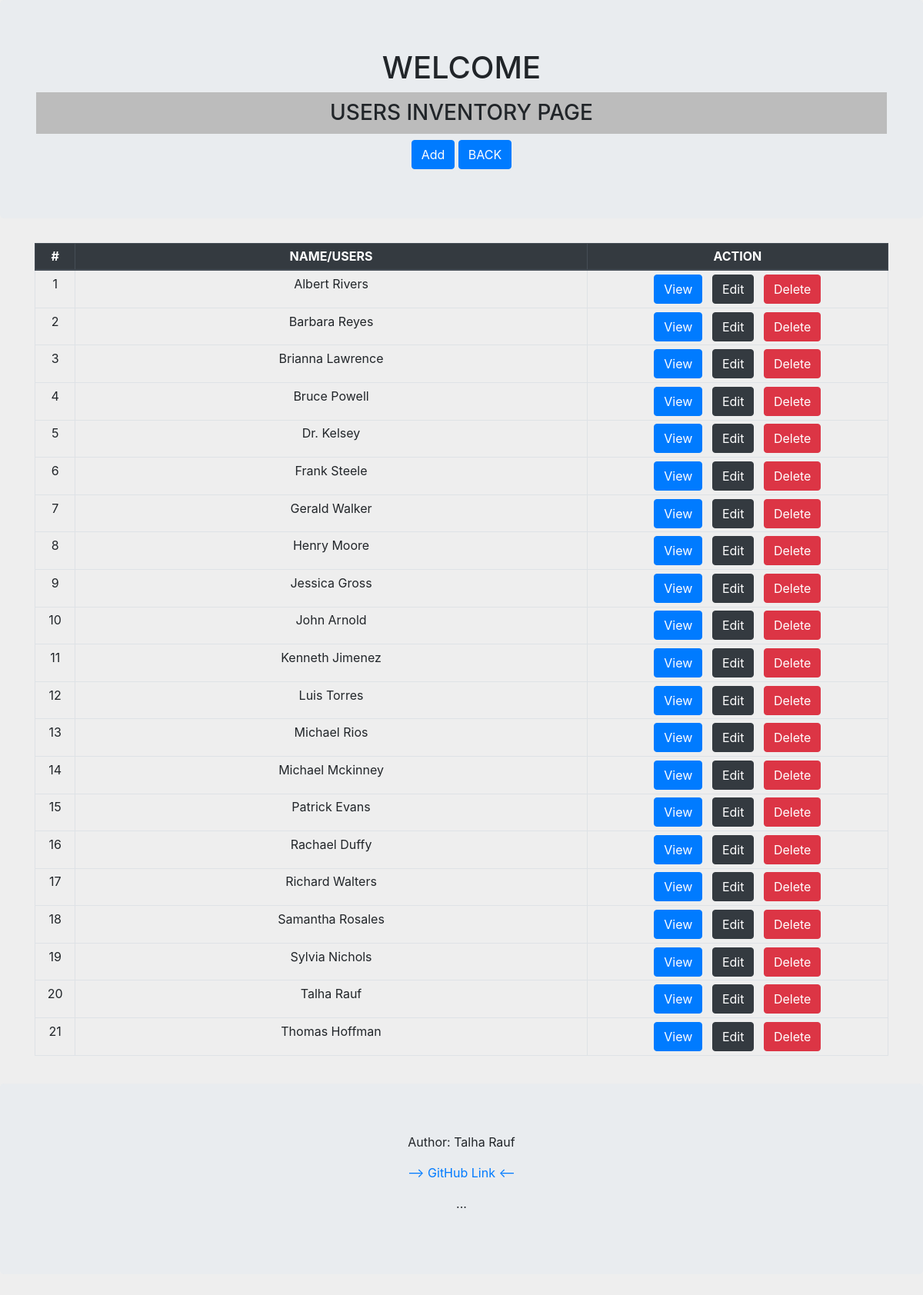
Before: /users/ with the older database file.
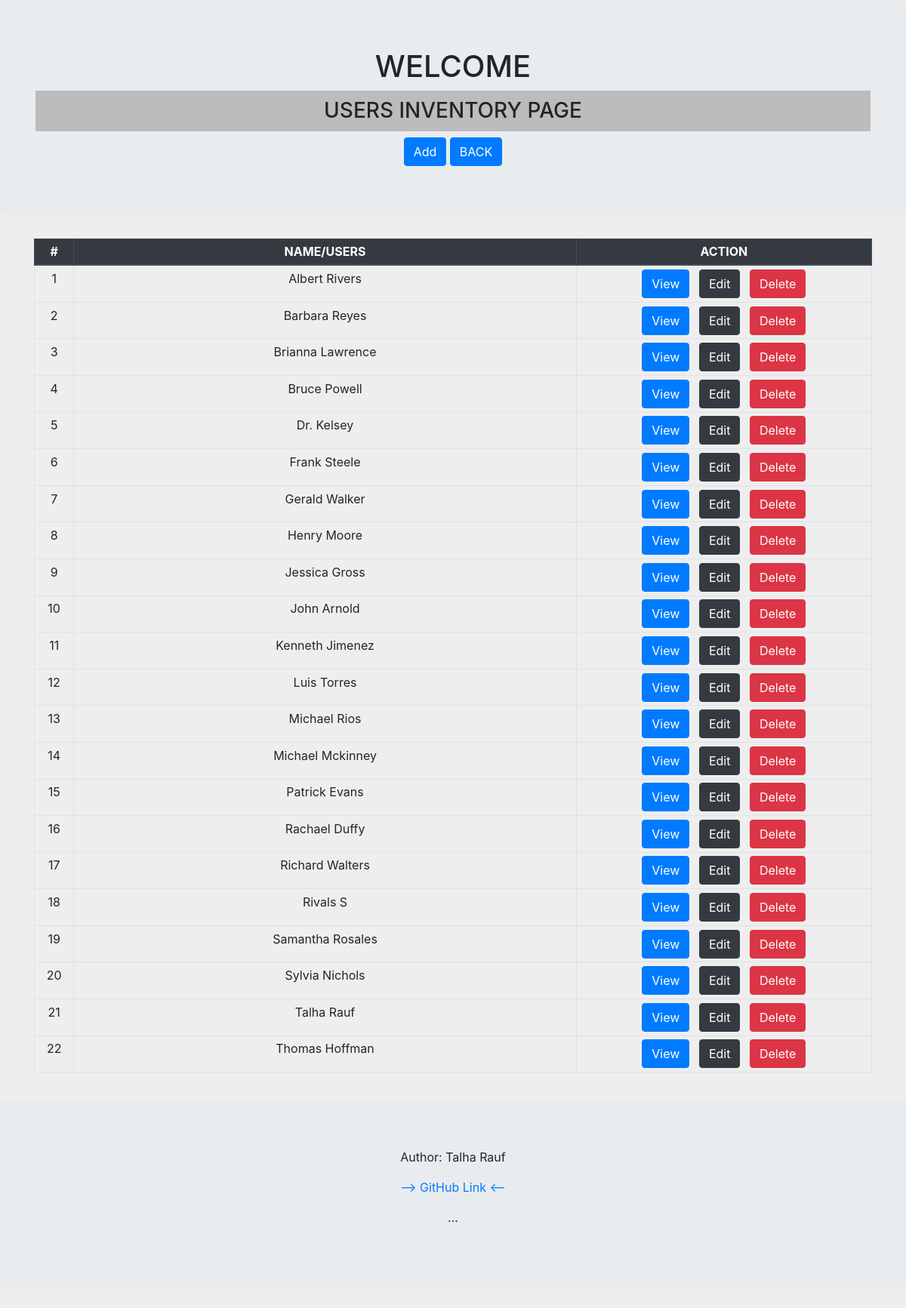
After: the same page with the newer database file.
### myApp/models.py (models this page shows, shortened)
class User(models.Model):
    first_name = models.CharField(max_length=128)
    second_name = models.CharField(max_length=128)
    email = models.EmailField(max_length=264, unique=True)
    company = models.CharField(max_length=264)

### myApp/views.py (the view)
# urls.py: path('users/', views.UsersInventoryView.as_view(), name='users-inventory'),
class UsersInventoryView(TemplateView):
    template_name = "user_inv/users.html"
    def get_context_data(self, **kwargs):
        context = super().get_context_data(**kwargs)
        context['user_dict'] = User.objects.all().order_by('first_name')
        return context

### templates/user_inv/users.html (shortened to what this page needs)
<!DOCTYPE html>
{% load static %}
<html lang="en">
<head>
  <link href="https://cdn.jsdelivr.net/npm/bootstrap@5.2.3/dist/css/bootstrap.min.css" rel="stylesheet"><meta charset="utf-8">
  <link rel="stylesheet" href="https://cdn.jsdelivr.net/npm/bootstrap@4.6.2/dist/css/bootstrap.min.css">
  <link href="{% static "css/index.css" %}" rel="stylesheet" type="text/css">
</head>
<body>
<div class="jumbotron">
  <div class="container">
    <h1>WELCOME</h1>
    <h3>USERS INVENTORY PAGE</h3>
  </div>
  <div class="Container container-sm text-center">
    <a href="{% url 'myApp:add-user' %}"><button type="submit" id="cancelBtn" class="btn btn-primary">Add</button></a>
    <a href="{% url 'myApp:index' %}"><button type="submit" id="submitBtn" class="btn btn-primary">BACK</button></a>
  </div>
</div>
  <div class="Container container-sm text-center">
    <div class="table-responsive-sm">
      {% if user_dict %}
      <table class="table table-sm table-bordered">
        <thead class="thead-dark">
          <tr>
            <th>#</th>
            <th style="width:60%" >NAME/USERS</th>
            <th>ACTION</th>
          </tr>
        </thead>
        <tbody>
        {% for eachUser in user_dict %}
          <tr>
            <td>{{ forloop.counter }}</td>
            <td>{{ eachUser.first_name }} {{ eachUser.second_name }}</td>
            <td>
              <a href="{% url 'myApp:user-detail' eachUser.pk %}"><button type="submit" id="viewBtn" class="btn btn-primary mr-2">View</button></a>
              <button type="submit" id="editBtn" class="btn btn-primary btn-dark mr-2">Edit</button>
              <button type="submit" id="deleteBtn" class="btn btn-primary btn-danger">Delete</button>
            </td>
          </tr>
        {% endfor %}
        </tbody>
      </table>
      {% else %}
        <p>No User records found...</p>
      {% endif %}
    </div>
  </div>
</body>
<footer>
    <div class="jumbotron">
      <p>Author: Talha Rauf</p>
      <p><a href="https://github.com/Talha-Rauf">--> GitHub Link <--</a></p>
      <p>...</p>
    </div>
</footer>
</html>

Changed rows visible on the page:
added User: first_name "Rivals", second_name "S"
